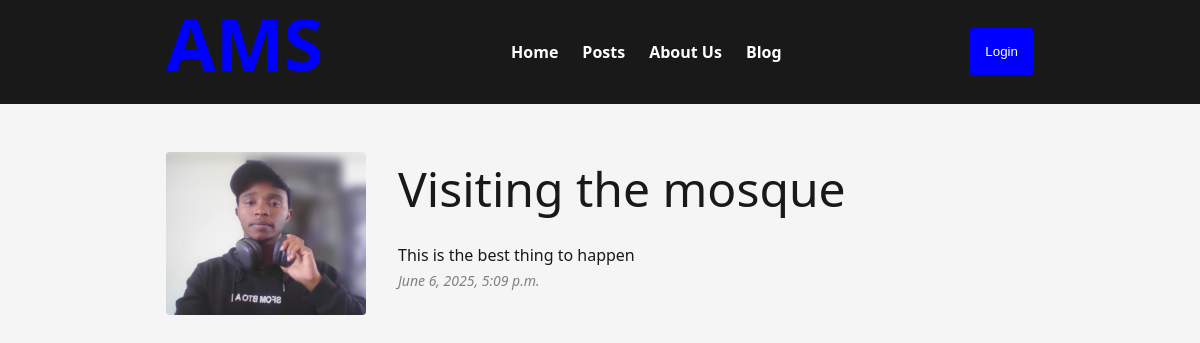
The app's page /posts/4/ with its own data.
### posts/models.py (models this page shows, shortened)
class Post(models.Model):
    title = models.CharField(max_length=100)
    body=models.TextField()
    slug = models.SlugField(default="this-is-a-post")
    banner = models.ImageField(default='kcnp.png', blank=True)
    created_at=models.DateTimeField(auto_now_add=True)
    class Meta:
        verbose_name='Post'
        verbose_name_plural='Posts'
        ordering=['created_at']

### posts/views.py (the view)
# urls.py: path('<int:post_id>/', views.get_post, name="post")
def get_post(request, post_id):
    post = get_object_or_404(Post, pk=post_id)
    return render(request, 'posts/get_post.html', {'post':post})

### posts/templates/posts/get_post.html (shortened to what this page needs)
{% extends 'layout.html' %}
{% block content %}
    <div class="container" style="display:flex;gap:2rem;">
        <div style="display:relative;width:200px; height:200px;border-radius:0.125rem;">
            <img src="{{post.banner.url}}" style="display:absolute; inset:0; max-width:200px; max-height:200px; border-radius:0.25rem;" alt="{{post.title}}"/>
        </div>
        <article>
            <h4>{{post.title}}</h4>
            <p>{{post.body}}</p>
            <p style="font-size:14px; font-style:italic;color:gray;">{{post.created_at}}</p>
        </article>
    </div>
{% endblock %}

### static/css/main.css (style rules this page uses)
* { margin:0; padding:0; box-sizing: border-box; }
html, body { font-family: system-ui, -apple-system, BlinkMacSystemFont, 'Segoe UI', Roboto, Oxygen, Ubuntu, Cantarell, 'Open Sans', 'Helvetica Neue', sans-serif; font-size: 1rem; line-height: 1.66; background-color: whitesmoke; color: #191919; }
.container { max-width: 900px; margin:0 auto; padding:0 1rem; }
h1,h2,h3,h4,h5,h6 { margin-bottom: 1rem; }
h4 { font-size: 48px; line-height: 1.55; font-weight: 500; }

### records on screen
Post: banner (picture), title "Visiting the mosque", body "This is the best thing to happen", created_at "June 6, 2025, 5:09 p.m."
